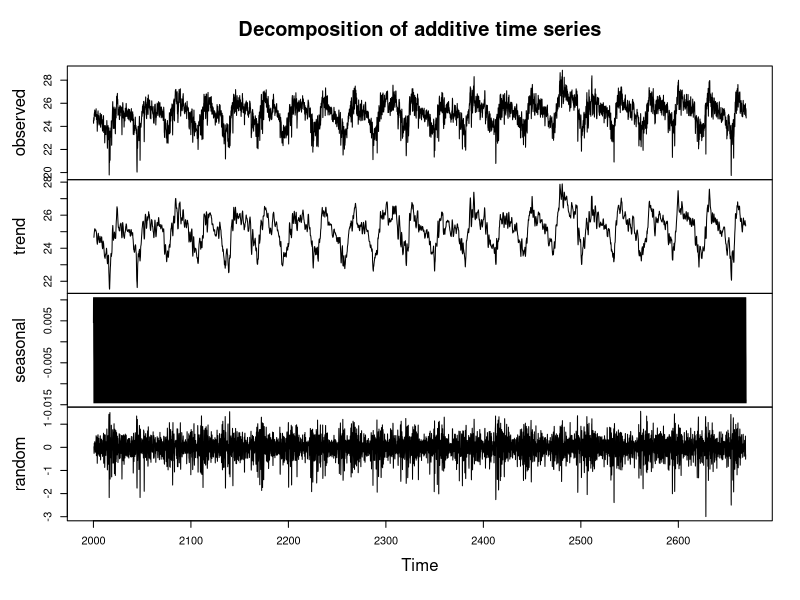
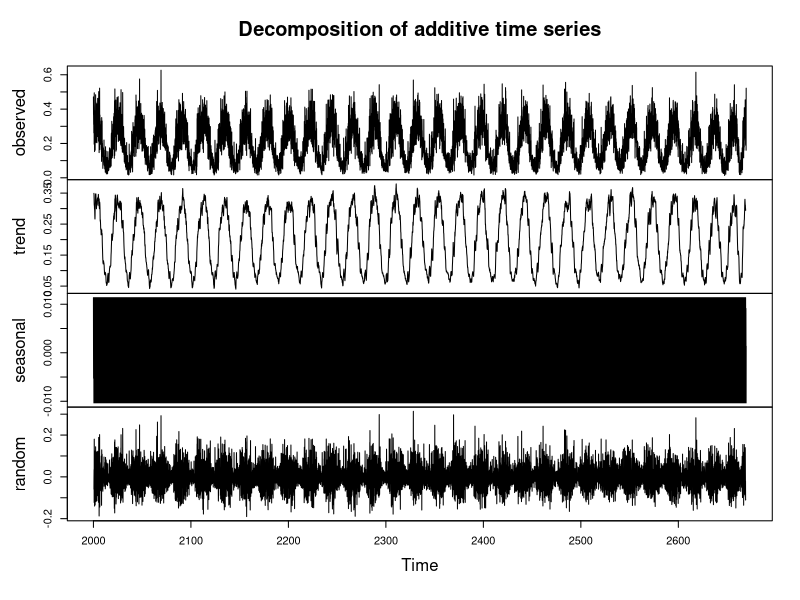
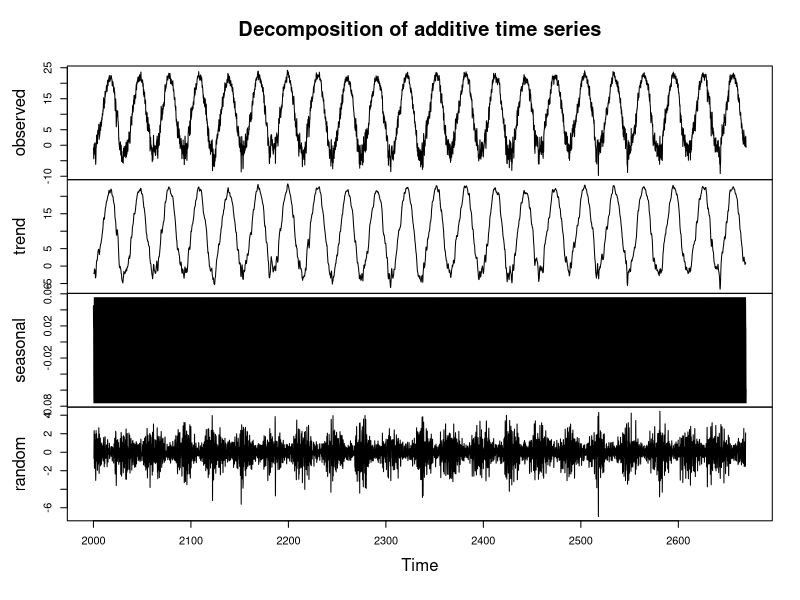
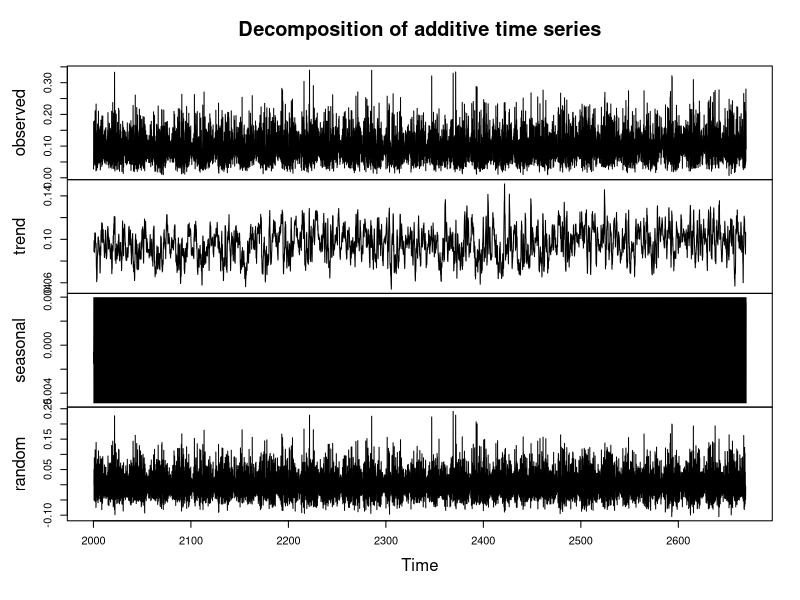

Write the R code that produced these figures, in order.
## ---- chunk 1
knitr::opts_chunk$set(echo = TRUE)
## ---- chunk 2
require(tidyverse)

temp <- read.csv("./Data_Raw/Temperature_Data.csv")
prec <- read.csv("./Data_Raw/Precipitation_Data.csv")
## ---- chunk 3
temp_processed<- temp%>%
  mutate(Date = as.Date(Date, format = "%d-%m-%y"))%>%
  rename(Temp= Temperaturedaily)%>%
  arrange(Date, Country)%>%
  select(Date, Country, Temp)

prec_processed<- prec%>%
  mutate(Date = as.Date(Date, format = "%d-%m-%y"))%>%
  rename(Precip= Precipitationdaily)%>%
  #arrange(Date)%>%
  select(Date, Country, Precip)
## ---- chunk 4
#Filter for Brazil 
#Temperature
BRA_temp <- temp_processed%>%
  filter(Country == 'BRA')
#Precipitation
BRA_precip <- prec_processed%>%
  filter(Country == 'BRA')

#Time series transformation
ts_temp_BRA <- ts(BRA_temp[,3], frequency = 12, start = c(2000,1))
ts_precip_BRA <- ts(BRA_precip[,3], frequency = 12, start = c(2000,1))

#Decompose
decompose_temp_BRA <- decompose(ts_temp_BRA, type = "additive")
plot(decompose_temp_BRA)
decompose_precip_BRA <- decompose(ts_precip_BRA, type = "additive")
plot(decompose_precip_BRA)
## ---- chunk 5
#Filter for USA
#Temperature
USA_temp <- temp_processed%>%
  filter(Country == 'USA')
#Precipitation
USA_precip <- prec_processed%>%
  filter(Country == 'USA')

#Time series transformation
ts_temp_USA <- ts(USA_temp[,3], frequency = 12, start = c(2000,1))
ts_precip_USA <- ts(USA_precip[,3], frequency = 12, start = c(2000,1))

#Decompose
decompose_temp_USA <- decompose(ts_temp_USA, type = "additive")
plot(decompose_temp_USA)
decompose_precip_USA <- decompose(ts_precip_USA, type = "additive")
plot(decompose_precip_USA)
